Frame 1 (no input): blank canvas, image omitted
Frame 60 (the mouse pressed at the canvas centre just before this capture): blank canvas, image omitted
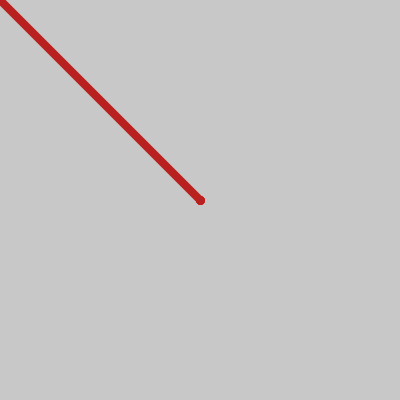
Frame 120 (the mouse held since frame 60 and released just before this capture)

The Processing sketch whose frames 1 and 60 were blank and that drew this single picture after the mouse press (run headless with seeded random() and noise(); from frame 60 on, the mouse is pressed at the canvas centre):

// Processing sketch: processing_89297
// ── processing_89297.pde

void setup() {
  size(400,400);
  background(200);
  strokeWeight(8);
}



void draw() {
  if (mousePressed == true) {
   stroke(185, 32, 32);
  line(mouseX, mouseY, pmouseX, pmouseY);
  }
  
  if( keyPressed == true) {
    if( key == '1') {
        noStroke();
        fill(0);
       ellipse(mouseX+15, mouseY-20, 30, 30);
        ellipse(mouseX-15, mouseY-20, 30, 30);
        fill(255);
    ellipse(mouseX, mouseY, 50, 50);
    fill(0);
    ellipse(mouseX, mouseY, 10, 10);
    }
  }
  
  if(keyPressed == true) {
    if( key == '2') {
      stroke(23, 255, 36);
      fill(119, 240, 250);
      for(int i = -50; i <= 50; i += 10) {
        ellipse(mouseX+i, mouseY+i, i, i);
      }
    }
  }
    
    if ( keyPressed == true) {
      if( key == '3') {
        strokeWeight(3);
        stroke(random(255), 100, 100);
        for ( int i = 0; i< 100; i += 10) {
          point(mouseX, mouseY+i);
        }
      }
    }
}
